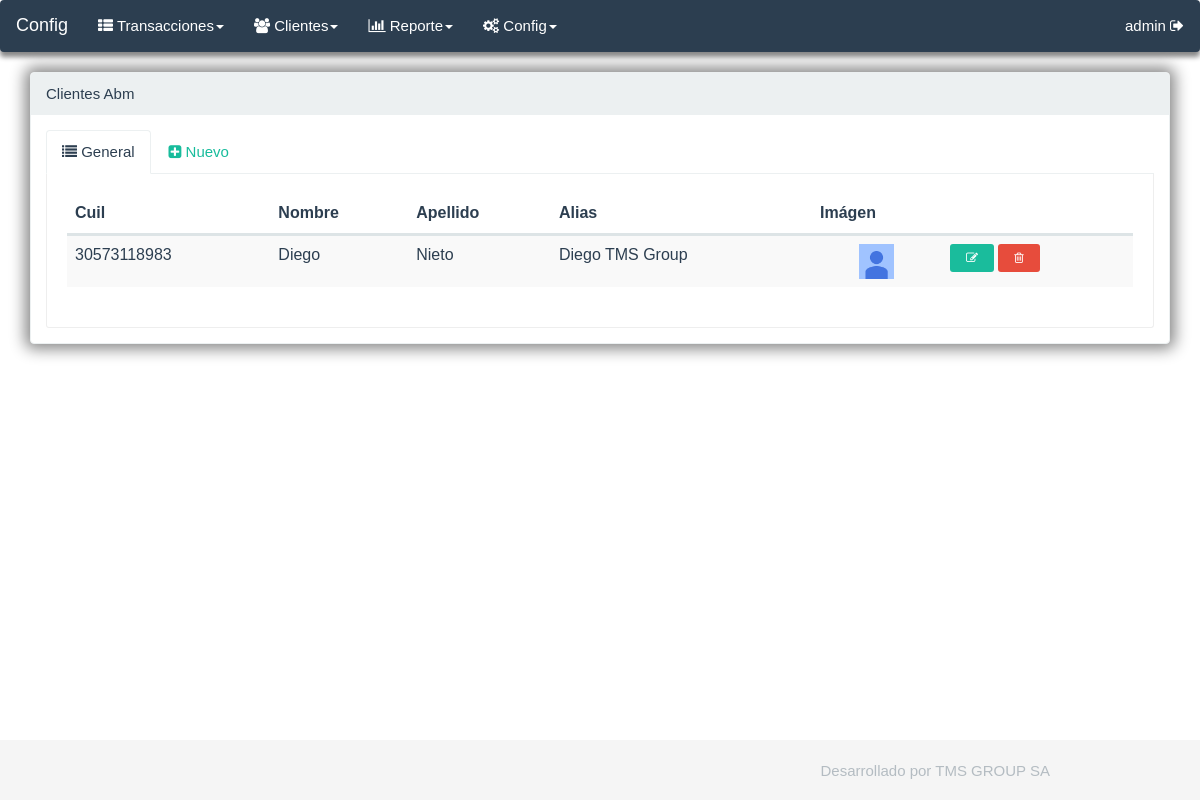
The app's page /views/clientes_abm.php (signed in) with its own data.
### tables this page shows
CREATE TABLE IF NOT EXISTS `clientes` (
  `id_cliente` int(11) NOT NULL AUTO_INCREMENT,
  `cuil` varchar(64) NOT NULL,
  `nombre` varchar(64) NOT NULL,
  `apellido` varchar(64) NOT NULL,
  `alias` varchar(64) NOT NULL,
  `telefono` varchar(64) NOT NULL,
  `email` varchar(64) NOT NULL,
  `direccion` varchar(128) NOT NULL,
  `img_perfil` varchar(128) NOT NULL DEFAULT 'img_perfil/user.png',
  `tipo` varchar(64) NOT NULL,
  `size` varchar(64) NOT NULL,
  `delete` tinyint(4) NOT NULL,
  PRIMARY KEY (`id_cliente`)
);

### helpers/h_language.php (called while the page is built, shortened)
<?php
$language['alias']						= 'Alias';
$language['alta']						= 'Alta';
$language['archivo']					= 'Archivo';
$language['archivo_delete']				= 'El archivo no se encontraba en el servidor';
$language['apellido']					= 'Apellido';
$language['ayuda']						= 'Ayuda';
$language['ayuda_estado']				= 'Filtro por estado de transferencia, si no se coloca el estado, la consulta devuelve todos los estados de las transferencias';
$language['ayuda_importe']				= 'Filtro de Importe, Numérico de 10 enteros y 2 decimales';
$language['ayuda_fecha']				= 'Filtro de Fecha de Concertación';
$language['ayuda_operacion']			= 'Filtro por número de Operación, Alfanumérico de 10 posiciones';
$language['borrar']						= 'Borrar';
$language['buscar']						= 'Buscar';
$language['cadena']						= 'Cadena';
$language['cantidad']					= 'Cantidad';
$language['cerrar']						= 'Cerrar';
$language['certificado']				= 'Certificado';
$language['cierre']						= 'Cierre';
$language['cierre_no']					= 'El cierre no fue confeccionado';
$language['cierre_ok']					= 'Ya se ha realizado el cierre, en este momento las transferencias en estado ´Enviada Banco Credito´ compensan';
$language['clave']						= 'Clave';
$language['clave_privada']				= 'Clave privada';
$language['cliente']					= 'Cliente';
$language['clientes']					= 'Clientes';
$language['comunidad']					= 'Comunidad';
$language['compensacion']				= 'Compensación';
$language['comprobante']				= 'Comprobante';
$language['config']						= 'Config';
$language['confirm_eliminar']			= 'Esta seguro que quiere eliminar el registro?';
$language['confirm_volver']				= '¿Esta seguro? no se guardaran los cambios';
$language['control_size']				= 'El archivo pesa más de lo que debería, controlar si todo esta ok';
$language['cuenta']						= 'Cuenta';
$language['cuil']						= 'Cuil';
$language['delete_ok']					= 'El registro se ha dado de baja con éxito';
$language['desarrollado']				= 'Desarrollado por TMS GROUP SA';
$language['descargar']					= 'Descargar';
$language['descripcion']				= 'Descripción';
$language['desde']						= 'Desde';
$language['detalle']					= 'Detalle';
$language['direccion']					= 'Dirección';
$language['editar']						= 'Editar';
$language['email']						= 'Email';
$language['enviar']						= 'Enviar';
$language['error_dato']					= 'Error en el dato: ';
$language['estado']						= 'Estado';
$language['extension_error']			= 'La extensión del archivo no es la correcta';
$language['general']					= 'General';
$language['generar_cierre']				= 'Generar cierre';
$language['generar_informe']			= 'Generar informe de interbanking ';
$language['generar_incremental']		= 'Generar incremental de interbanking ';
$language['generar_preconfeccion']		= 'Generar pago';
$language['guardar']					= 'Guardar';
$language['hasta']						= 'Hasta';
$language['id']							= 'ID';
$language['id_cuentarecaudacion']		= 'ID Cuenta Recaudación';
$language['incremental']				= 'Incremental';
$language['inicio']						= 'Inicio';
$language['info_cierre']				= 'El siguiente link responde con el resumen de los estados de las transferencias';
$language['info_estados']				= 'El siguiente link es para informarse sobre los estados de las transferencias que les hicieron sus clientes.';
$language['info_informe']				= 'El siguiente link muestra el reporte de transferencia, previo Login';
$language['info_incremental']			= 'Las consultas incrementales las hacen las comunidades a través de Interbanking, para tener
control sobre los estados de las transferencias que les hicieron sus clientes.
A diferencia de la consulta de estados, donde la misma se hace por filtros, en esta solo se pide
que se notifique los cambios de estados de las transferencias de cada comunidad que
implementa esta funcionalidad.	';

### models/Model.php (called while the page is built, shortened)
<?php
class Model
{
    public function __construct()
    {
    	$this->_db = new mysqli(DB_HOST, DB_USER, DB_PASS, DB_NAME);
    }
}

### models/My_model.php (called while the page is built, shortened)
<?php
include_once('Model.php');
class MY_Model extends Model
{
	protected $_tablename	= '';
	protected $_id			= '';
	protected $_order		= '';
	function __construct(
				$tablename	= null,
				$id			= null,
				$name		= null,
				$order		= null,
				$data_model	= null
				)
	{
		$this->_tablename	= $tablename;
		$this->_id			= $id;
		$this->_order		= $order;
	}
	public function get_registros($where = NULL)
    {
    	if($where == NULL)
		{
			$consulta = 'SELECT * FROM '.$this->_tablename.' ORDER BY '.$this->_order;
		}
		else
		{
			$consulta = 'SELECT * FROM '.$this->_tablename.' WHERE '.$where.' ORDER BY '.$this->_order;
		}
		$result = $this->_db->query($consulta);
		if($result->num_rows > 0)
		{
			while($row = $result->fetch_array())
			{
				$rows[] = $row;
			}
			return $rows;
		}
		else
		{
			return FALSE;
		}
    }
	function getID()
	{
		return $this->_id;
	}
}

### config/routes.php (called while the page is built)
<?php
$route['base_url']			= "localhost/amena_pagos/";
$route['d_controller']		= "inicio";
$route['404_override']		= 'error404';
$route['models']			= '../models/';
$route['controllers']		= '../controllers/';
$route['libraries']			= BASE_URL.'/libraries/';
$route['helpers']			= '../helpers/';
$route['doc']				= '../doc/';
$route['certificados']		= '../doc/certificados/';
$route['img_perfil']		= 'img_perfil/';

### views/clientes_abm.php (the view, shortened to what this page needs)
<?php
include_once('menu.php');
$registos		= new m_cliente();
$id_registro	= $registos->getID();
$url_abm		= 'clientes_abm.php';
if(isset($_GET['edit']) && !(isset($_POST['volver'])))
{
	$registos_array	= $registos->get_registros('`id_cliente` = '.$_GET['edit']);
	foreach($registos_array as $row)
	{
		$datos = $row;
	}
}
else
{
	$registos_array	= $registos->get_registros('`delete` = 0');
}
?>
<div class='row'>
	<div class="col-md-12">
		<div class="panel panel-default">
			<div class="panel-heading">
				<?php echo get_panel_heading();	?>
			</div>
			<div class="panel-body">
				<?php
				if(isset($_GET['edit']) && !(isset($_POST['volver'])))
				{
				?>
<!----------------------------------------------------------------------------
		Edit registro
----------------------------------------------------------------------------->
				<form class="form-horizontal" method="post" onsubmit="return validar_config();">
					<div class="form-group">
						<?php echo label_helper_horizontal($language['cuil']); ?>
						<?php echo input_helper_horizontal('cuil', $datos['cuil'], NULL, $language['ingrese']." ".$language['cuil'])?>
					</div>
					<div class="form-group">
						<?php echo label_helper_horizontal($language['nombre']); ?>
						<?php echo input_helper_horizontal('nombre', $datos['nombre'], NULL, $language['ingrese']." ".$language['nombre']); ?>
					</div>
					<div class="form-group">
						<?php echo label_helper_horizontal($language['apellido']); ?>
						<?php echo input_helper_horizontal('apellido', $datos['apellido'], NULL, $language['ingrese']." ".$language['apellido']); ?>
					</div>
					<div class="form-group">
						<?php echo label_helper_horizontal($language['alias']); ?>
						<?php echo input_helper_horizontal('alias', $datos['alias'], NULL, $language['ingrese']." ".$language['alias']); ?>
					</div>
					<div class="form-group">
						<?php echo label_helper_horizontal($language['telefono']); ?>
						<?php echo input_helper_horizontal('telefono', $datos['telefono'], NULL, $language['ingrese']." ".$language['telefono']); ?>
					</div>
					<div class="form-group">
						<?php echo label_helper_horizontal($language['email']); ?>
						<?php echo input_helper_horizontal('email', $datos['email'], NULL, $language['ingrese']." ".$language['email']); ?>
					</div>
					<div class="form-group">
						<?php echo label_helper_horizontal($language['direccion']); ?>
						<?php echo input_helper_horizontal('direccion', $datos['direccion'], NULL, $language['ingrese']." ".$language['direccion']); ?>
					</div>
					<div class="form-group">
						<label class="col-sm-2 control-label">
						</label>
						<div class="col-sm-10">
							<input type="hidden" name="id" value="<?php echo $datos[$id_registro]?>">
							<button type="submit" value="1" name="update" class="btn btn-primary btn-lg"><?php echo $language['editar'] ?></button>
							<button type="submit" value="1" name="volver" class="btn btn-primary btn-lg"><?php echo $language['editar'] ?> & <?php echo $language['volver'] ?></button>
							<a href="<?php echo BASE_URL.'views/'.$url_abm; ?>" onclick="return confirm('<?php echo $language['confirm_volver']?>')" class="btn btn-danger btn-lg"><?php echo $language['volver'] ?></a>
						</div>
					</div>
				</form>
				<?php
				}
				else
				{
				?>
				<ul class="nav nav-tabs">
					<li class="active"><a href="#tab1" data-toggle="tab"><i class="fa fa-list"></i> <?php echo $language['general'] ?></a></li>
    				<li><a href="#tab2" data-toggle="tab"><i class="fa fa-plus-square"></i> <?php echo $language['nuevo'] ?></a></li>
    			</ul>
    			<div class="tab-content">
				<div class="tab-pane active" id="tab1">
				<table class="table table-striped table-hover" id="datatable">
					<thead>
						<tr>
							<th><?php echo $language['cuil'];?></th>
							<th><?php echo $language['nombre'];?></th>
							<th><?php echo $language['apellido'];?></th>
							<th><?php echo $language['alias'];?></th>
							<th><?php echo $language['imagen'];?></th>
							<th></th>
						</tr>
					</thead>
					<tbody>
					<?php
					if($registos_array)
					{
						foreach($registos_array as $row)
						{
							echo "<tr>";
							echo "<td>".$row['cuil']."</td>";
							echo "<td>".$row['nombre']."</td>";
							echo "<td>".$row['apellido']."</td>";
							echo "<td>".$row['alias']."</td>";
							echo "<td><a href='imagen_perfil.php?id=".$row['id_cliente']."'><center><img width ='35px' height='35px' src='".$route['doc'].$row['img_perfil']."'></center></a></td>";
							?>
							<td>
								<a href="<?php echo BASE_URL.'views/'.$url_abm.'?edit='.$row[$id_registro] ?>" class='btn btn-primary' "<?php echo $language['editar']; ?>">
									<i class='fa fa-pencil-square-o'></i>
								</a>
								<a href="<?php echo BASE_URL.'views/'.$url_abm.'?delete='.$row[$id_registro] ?>" class='btn btn-danger' onclick="return confirm('<?php echo $language['confirm_eliminar']?>')" title="<?php echo $language['borrar']; ?>">
									<i class='fa fa-trash-o'></i>
								</a>
							</td>
						<?php
							echo "</tr>";
						}
					}
					?>
					</tbody>
				</table>
				</div>
				<?php
				}
				?>
			</div>
			</div>
		</div>
	</div>
</div>
<?php
include_once('footer.php');
?>

### libraries/eden-ui/skins/eden.css (style rules this page uses)
a { color: #18bc9c; text-decoration: none; font-weight: 300; }
ul, ol { margin-top: 0; margin-bottom: 10.5px; }
.table { border-collapse: separate; border-radius: 4px; }
.table th, .table td { border-color: #dde4e6 !important; }
.btn { font-family: 'Montserrat', sans-serif; -webkit-transition: all 0.2s ease; transition: all 0.2s ease; text-transform: uppercase; font-weight: 700; font-size: 12px; padding: 8.3px 16px; border-radius: 3px; border:0 !important; }
.btn { border: 0; }
.btn-primary,.flat-primary, .flat-primary.btn-bordered:hover { background-color: rgb(26, 188, 156); color: #ffffff; }
.btn-danger,.flat-danger, .flat-danger.btn-bordered:hover { background-color: rgb(231, 76, 60); color: #ffffff; }
.nav-tabs { border-bottom: 1px solid #ecf0f1; }
.nav-tabs > li { float: left; margin-bottom: -1px; }
.nav-tabs > li > a { margin-right: 2px; line-height: 1.42857143; border: 1px solid transparent; border-radius: 4px 4px 0 0; }
.nav-tabs > li.active > a, .nav-tabs > li.active > a:hover, .nav-tabs > li.active > a:focus { color: #2c3e50; background-color: #ffffff; border: 1px solid #ecf0f1; border-bottom-color: transparent; cursor: default; }
.tab-content { padding: 20px; border: 1px solid #eeeeee; border-top: 0; border-bottom-left-radius: 3px; border-bottom-right-radius: 3px; }
.panel { box-shadow: 0px 0px 15px 5px #888888 }
.panel-default { border-color: #ecf0f1; }
.panel-default > .panel-heading { color: #2c3e50; background-color: #ecf0f1; border-color: #ecf0f1; }

### records on screen
clientes: cuil "30573118983", nombre "Diego", apellido "Nieto", alias "Diego TMS Group", img_perfil (picture)

### other values on screen
$language['config'] "Config"
$language['transacciones'] "Transacciones"
$language['clientes'] "Clientes"
$language['reporte'] "Reporte"
$_SESSION['nombre'] "admin"
get_panel_heading() "Clientes Abm"
$language['general'] "General"
$language['nuevo'] "Nuevo"
$language['cuil'] "Cuil"
$language['nombre'] "Nombre"
$language['apellido'] "Apellido"
$language['alias'] "Alias"
$language['imagen'] "Imágen"
$language['desarrollado'] "Desarrollado por TMS GROUP SA"
